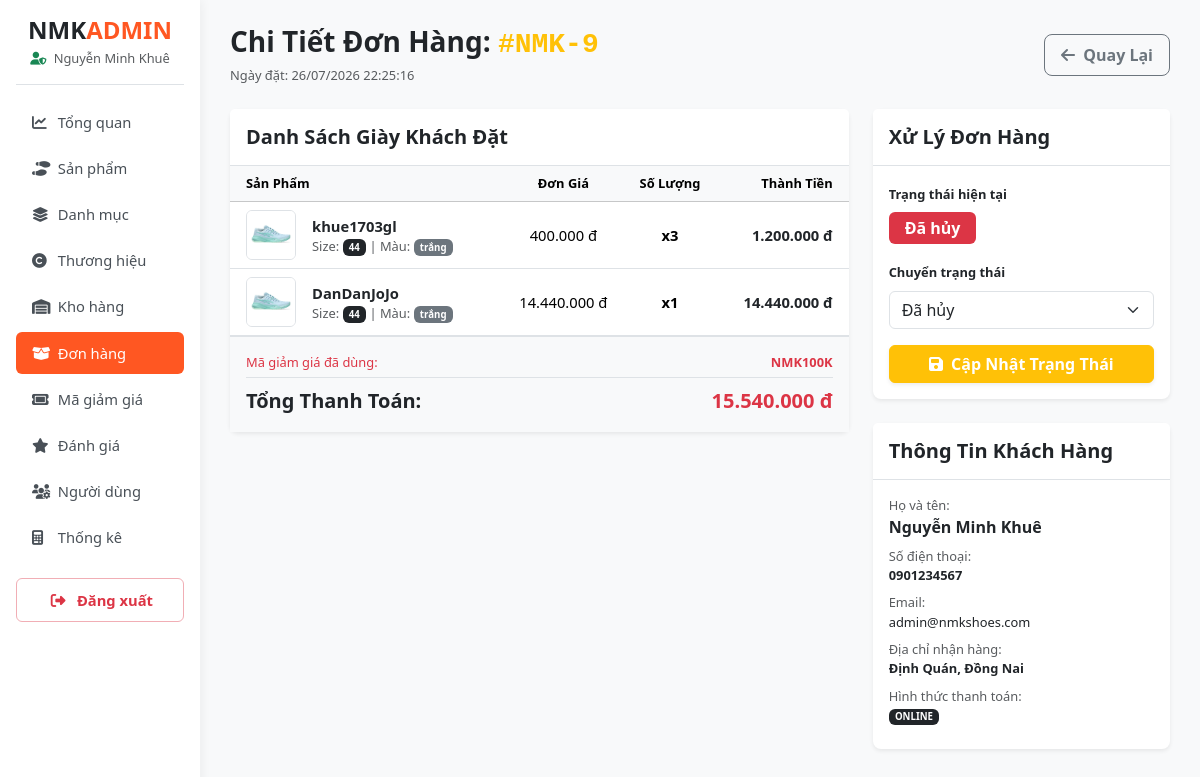
The page /admin/modules/don-hang/detail-donhang.php?id=9 (signed in) on the database its author committed.
### tables this page shows
CREATE TABLE `orders` (
  `id` int(11) NOT NULL,
  `user_id` int(11) DEFAULT NULL,
  `fullname` varchar(100) NOT NULL,
  `email` varchar(100) NOT NULL,
  `phone` varchar(15) NOT NULL,
  `address` text NOT NULL,
  `total_price` decimal(12,2) NOT NULL,
  `coupon_code` varchar(20) DEFAULT NULL,
  `payment_method` enum('COD','Online') DEFAULT 'COD',
  `status` enum('Chờ xác nhận','Đang xử lý','Đang giao','Đã giao','Đã hủy') DEFAULT 'Chờ xác nhận',
  `created_at` timestamp NOT NULL DEFAULT current_timestamp()
);

CREATE TABLE `order_details` (
  `id` int(11) NOT NULL,
  `order_id` int(11) NOT NULL,
  `variant_id` int(11) DEFAULT NULL,
  `quantity` int(11) NOT NULL,
  `price` decimal(12,2) NOT NULL
);

CREATE TABLE `products` (
  `id` int(11) NOT NULL,
  `category_id` int(11) DEFAULT NULL,
  `brand_id` int(11) DEFAULT NULL,
  `product_name` varchar(150) NOT NULL,
  `price` decimal(12,2) NOT NULL,
  `old_price` decimal(12,2) DEFAULT NULL,
  `image_url` varchar(255) DEFAULT NULL,
  `description` text DEFAULT NULL,
  `status` tinyint(1) DEFAULT 1,
  `created_at` timestamp NOT NULL DEFAULT current_timestamp()
);

CREATE TABLE `product_variants` (
  `id` int(11) NOT NULL,
  `product_id` int(11) NOT NULL,
  `color` varchar(50) NOT NULL,
  `size` int(11) NOT NULL,
  `stock` int(11) DEFAULT 0,
  `low_stock_threshold` int(11) DEFAULT 5,
  `image` varchar(255) DEFAULT NULL
);

### config.php (called while the page is built, shortened)
<?php
function format_money($amount) {
    return number_format((float)$amount, 0, ',', '.') . ' đ';
}
function sanitize($data) {
    return htmlspecialchars(trim((string)$data), ENT_QUOTES, 'UTF-8');
}

### admin/modules/don-hang/detail-donhang.php (the view, shortened to what this page needs)
<?php
require_once __DIR__ . '/../../../config.php';
require_once __DIR__ . '/../../includes/header.php';
require_once __DIR__ . '/../../includes/sidebar.php';
$order_id = isset($_GET['id']) ? (int)$_GET['id'] : 0;
$stmt = $pdo->prepare("SELECT * FROM orders WHERE id = ?");
$stmt->execute([$order_id]);
$order = $stmt->fetch();
$sql_details = "SELECT od.*, v.size, v.color, p.product_name, p.image_url
                FROM order_details od
                LEFT JOIN product_variants v ON od.variant_id = v.id
                LEFT JOIN products p ON v.product_id = p.id
                WHERE od.order_id = ?";
$stmt_dt = $pdo->prepare($sql_details);
$stmt_dt->execute([$order_id]);
$details = $stmt_dt->fetchAll();
$status_badges = [
    'Chờ xác nhận' => 'bg-warning text-dark',
    'Đang xử lý'   => 'bg-info text-white',
    'Đang giao'     => 'bg-primary text-white',
    'Đã giao'       => 'bg-success text-white',
    'Đã hủy'        => 'bg-danger text-white'
];
$current_status = !empty($order['status']) ? $order['status'] : 'Chờ xác nhận';
?>
<div class="d-flex justify-content-between align-items-center mb-4">
    <div>
        <h3 class="fw-bold m-0 text-dark">
            Chi Tiết Đơn Hàng: <span class="text-warning font-monospace">#NMK-<?= $order['id'] ?></span>
        </h3>
        <p class="text-muted small m-0 mt-1">Ngày đặt: <?= date('d/m/Y H:i:s', strtotime($order['created_at'])) ?></p>
    </div>
    <a href="index-donhang.php" class="btn btn-outline-secondary fw-bold px-3 py-2 rounded-3">
        <i class="fa-solid fa-arrow-left me-1"></i> Quay Lại
    </a>
</div>
<div class="row g-4">
    <div class="col-12 col-lg-8">
        <div class="card border-0 shadow-sm bg-white rounded-3 mb-4">
            <div class="card-header bg-white py-3 border-bottom">
                <h5 class="fw-bold text-dark m-0">Danh Sách Giày Khách Đặt</h5>
            </div>
            <div class="card-body p-0">
                <div class="table-responsive">
                    <table class="table align-middle mb-0 text-center">
                        <thead class="table-light text-secondary small fw-bold">
                            <tr>
                                <th class="text-start ps-3">Sản Phẩm</th>
                                <th>Đơn Giá</th>
                                <th>Số Lượng</th>
                                <th class="pe-3 text-end">Thành Tiền</th>
                            </tr>
                        </thead>
                        <tbody>
                            <?php
                            foreach ($details as $row):
                                $row_total = $row['price'] * $row['quantity'];
                            ?>
                                <tr>
                                    <td class="text-start ps-3">
                                        <div class="d-flex align-items-center gap-3">
                                            <?php if (!empty($row['image_url'])): ?>
                                                <img src="<?= BASE_URL . 'assets/uploads/products/' . $row['image_url'] ?>" class="rounded border" style="width: 50px; height: 50px; object-fit: cover;">
                                            <?php endif; ?>
                                            <div>
                                                <div class="fw-bold text-dark"><?= sanitize($row['product_name'] ?? 'Sản phẩm không xác định') ?></div>
                                                <div class="small text-muted">
                                                    Size: <span class="badge bg-dark"><?= sanitize($row['size'] ?? 'N/A') ?></span> |
                                                    Màu: <span class="badge bg-secondary"><?= sanitize($row['color'] ?? 'N/A') ?></span>
                                                </div>
                                            </div>
                                        </div>
                                    </td>
                                    <td><?= format_money($row['price']) ?></td>
                                    <td class="fw-bold">x<?= $row['quantity'] ?></td>
                                    <td class="pe-3 text-end fw-bold text-dark"><?= format_money($row_total) ?></td>
                                </tr>
                            <?php endforeach; ?>
                        </tbody>
                    </table>
                </div>
                <div class="p-3 bg-light border-top">
                    <?php if (!empty($order['coupon_code'])): ?>
                        <div class="d-flex justify-content-between mb-1 small text-danger">
                            <span>Mã giảm giá đã dùng:</span>
                            <span class="fw-bold"><?= sanitize($order['coupon_code']) ?></span>
                        </div>
                    <?php endif; ?>
                    <div class="d-flex justify-content-between fs-5 fw-bold text-dark border-top pt-2 mt-1">
                        <span>Tổng Thanh Toán:</span>
                        <span class="text-danger"><?= format_money($order['total_price']) ?></span>
                    </div>
                </div>
            </div>
        </div>
    </div>
    <div class="col-12 col-lg-4">
        <div class="card border-0 shadow-sm bg-white rounded-3 mb-4">
            <div class="card-header bg-white py-3 border-bottom">
                <h5 class="fw-bold text-dark m-0">Xử Lý Đơn Hàng</h5>
            </div>
            <div class="card-body">
                <form action="" method="POST">
                    <div class="mb-3">
                        <label class="form-label small fw-bold">Trạng thái hiện tại</label>
                        <div>
                            <span class="badge <?= $status_badges[$current_status] ?? 'bg-secondary' ?> px-3 py-2 fs-6 fw-semibold">
                                <?= $current_status ?>
                            </span>
                        </div>
                    </div>
                    <div class="mb-3">
                        <label class="form-label small fw-bold">Chuyển trạng thái</label>
                        <select name="status" class="form-select">
                            <option value="Đã hủy" <?= $current_status === 'Đã hủy' ? 'selected' : '' ?>>Đã hủy</option>
                        </select>
                    </div>
                    <button type="submit" name="update_status" class="btn btn-warning text-white w-100 py-2.5 fw-bold shadow-sm">
                        <i class="fa-solid fa-floppy-disk me-1"></i> Cập Nhật Trạng Thái
                    </button>
                </form>
            </div>
        </div>
        <div class="card border-0 shadow-sm bg-white rounded-3">
            <div class="card-header bg-white py-3 border-bottom">
                <h5 class="fw-bold text-dark m-0">Thông Tin Khách Hàng</h5>
            </div>
            <div class="card-body small">
                <div class="mb-2">
                    <span class="text-muted d-block">Họ và tên:</span>
                    <strong class="text-dark fs-6"><?= sanitize($order['fullname']) ?></strong>
                </div>
                <div class="mb-2">
                    <span class="text-muted d-block">Số điện thoại:</span>
                    <strong class="text-dark"><?= sanitize($order['phone']) ?></strong>
                </div>
                <div class="mb-2">
                    <span class="text-muted d-block">Email:</span>
                    <span class="text-dark"><?= sanitize($order['email']) ?></span>
                </div>
                <div class="mb-2">
                    <span class="text-muted d-block">Địa chỉ nhận hàng:</span>
                    <span class="text-dark fw-semibold"><?= sanitize($order['address']) ?></span>
                </div>
                <div class="mb-2">
                    <span class="text-muted d-block">Hình thức thanh toán:</span>
                    <span class="badge bg-dark"><?= strtoupper(sanitize($order['payment_method'])) ?></span>
                </div>
            </div>
        </div>
    </div>
</div>
<?php require_once __DIR__ . '/../../includes/footer.php'; ?>

### assets/css/style.css (style rules this page uses)
body.admin-body { background-color: #f8f9fa; font-family: 'Segoe UI', Roboto, Helvetica, Arial, sans-serif; font-size: 0.92rem; }

### rows shown on the page
orders: id "9", created_at "26/07/2026 22:25:16", coupon_code "NMK100K", total_price "15.540.000 đ", status "Đã hủy", fullname "Nguyễn Minh Khuê", phone "0901234567", email "admin@nmkshoes.com", address "Định Quán, Đồng Nai", payment_method "ONLINE"
order_details: products.image_url (picture), products.product_name "khue1703gl", variant.size "44", variant.color "trắng", price "400.000 đ", quantity "3", format_money($row_total) "1.200.000 đ"
order_details: products.image_url (picture), products.product_name "DanDanJoJo", variant.size "44", variant.color "trắng", price "14.440.000 đ", quantity "1", format_money($row_total) "14.440.000 đ"

### other values the page prints
$_SESSION['user']['fullname'] "Nguyễn Minh Khuê"
